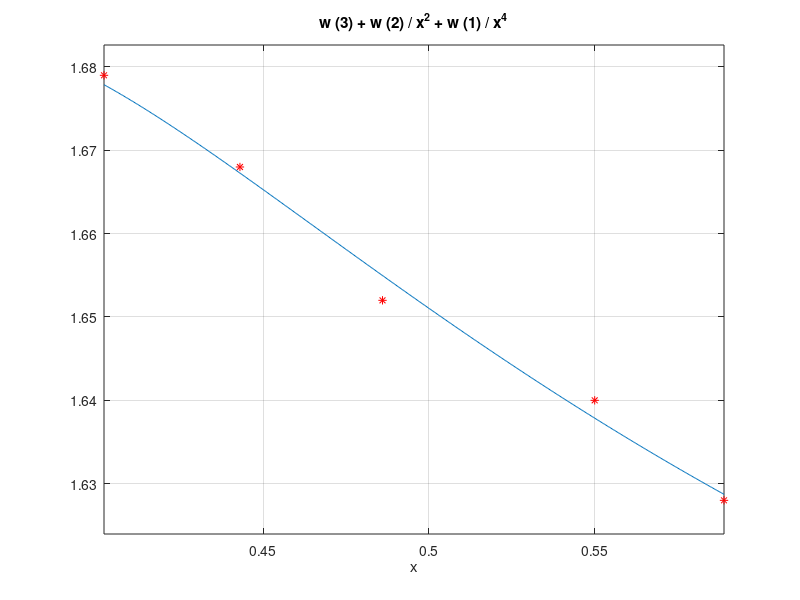

This chart was generated by the following MATLAB code:
clc; clear all; close all;

x = [0.589, 0.550, 0.486, 0.443, 0.402];
y = [1.628, 1.640, 1.652, 1.668, 1.679];

X = x;
Y = y .* x.^4;

n = length(X);
A = diag(eye(n));

A = [A, (X'.^2), (X'.^4)];

w = pinv(A'*A)*A'*Y';

f = @(x) w(3) + w(2) ./ x.^2 + w(1) ./ x.^4;

figure(1);
g = ezplot(f, [min(x), max(x)]); hold on; grid on;
plot(x, y, 'r*');

f(0.720)
f = @(x) w(3) + w(2) ./ x.^2 + w(1) ./ x.^4 - 1.645;
x1 = fzero(f, 0.5)